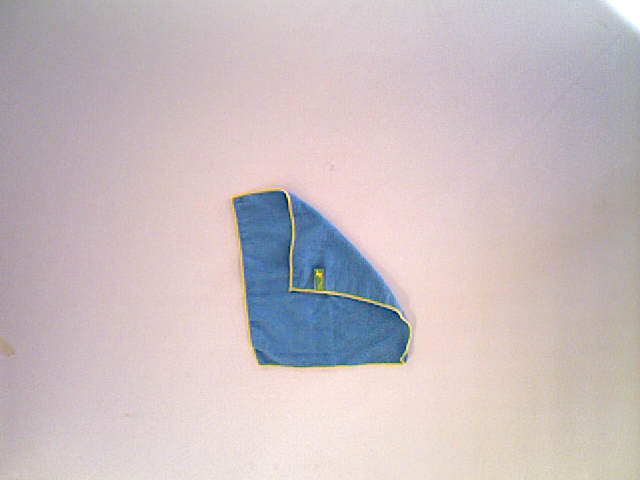
#> input picture data/20150625_2/dishcloth01_1_fold.ppm, 640 x 480 px
$ jupyter execute --allow-errors Algorithm.ipynb   (shell and % lines are left out)   (Python 2 division)   (older library calls are emulated)
#> lines starting #> are read from the running program, lines starting #| are printed output that depends on the picture; after the words box and inside, x2 and y2 are one past the last pixel; in counts of white or black regions, pixels touching at a corner belong together
### textiles/ClothContour.py
__author__ = 'def'

from LineTools import seg_intersects, seg_intersects_polygon, contour_to_segments
import LineTools

class ClothContour:

    def __init__(self, points):
        # Save contour points
        self.points = points
        self.n_points = len(points)

        # Generate segments:
        self.segments = contour_to_segments(points)
        # print self.segments

        # Generate midpoints:
        self.midpoints = [LineTools.midpoint(start, end) for start, end in self.segments]


    # [18 lines left out: functions get_candidate_paths, get_valid_paths, not called in this run]

### notebooks/Algorithm.ipynb
# Unfolding to fold: A Garment-Agnostic Process to Unfold Clothes

Folding clothes is a current trend in robotics.
Previously to folding clothes, they have to be unfolded. It is not
realistic to perform model-based unfolding, as every garment
has a different shape, size, color, texture, etc. In this paper we
present a garment-agnostic algorithm to unfold clothes that
works using 3D sensor information. The depth information
provided by the sensor is converted into a grayscale image. This
image is segmented using watershed algorithm. This algorithm
provide us with labeled regions, each having a different height.
In this labeled image, we assume that the highest height region
belongs to the fold. Starting on this region, and ending in the
garment border, tentative paths are created in several directions
to analyze the height profile. For each profile, a bumpiness value
is computed, and the lowest one is selected as the unfolding
direction. A final extension on this line is performed to create
a pick point on the fold border, and a place point outside the
garment. The proposed algorithm is tested with a small set of
clothes in different positions.

[cell 1]
# Load matplotlib
import matplotlib.pyplot as plt

# Load textiles module into this notebook
import sys
sys.path.insert(0, "..")

## Algorithm
### Garment data
The first step is to load the garment data. Both the depth information and the RGB image are gathered to be used throughout this algorithm.

[cell 2]
import cv2
import numpy as np

path_rgb = '../data/20150625_2/dishcloth01_1_fold.ppm'
path_depth = '../data/20150625_2/dishcloth01_1_fold.mat'

# Load rgb image
image = cv2.imread(path_rgb)
#> image is the input picture: shape (480, 640, 3); mean B, G, R 193, 189.8, 202.2

[cell 3]
plt.imshow(cv2.cvtColor(image, cv2.COLOR_BGR2RGB))

From this RGB image we will obtain the garment, using a HSV-based segmentation

[cell 4]
def get_coloured_item(image):
    # Convert to HSV color space
    image_hsv = cv2.cvtColor(image, cv2.COLOR_BGR2HSV)
#> image_hsv: shape (480, 640, 3); mean H, S, V 94.2, 31.3, 208.4

    # Threshold value and saturation (using Otsu for threshold selection)
    blur_s = cv2.GaussianBlur(image_hsv[:, :, 1],(5,5),0)
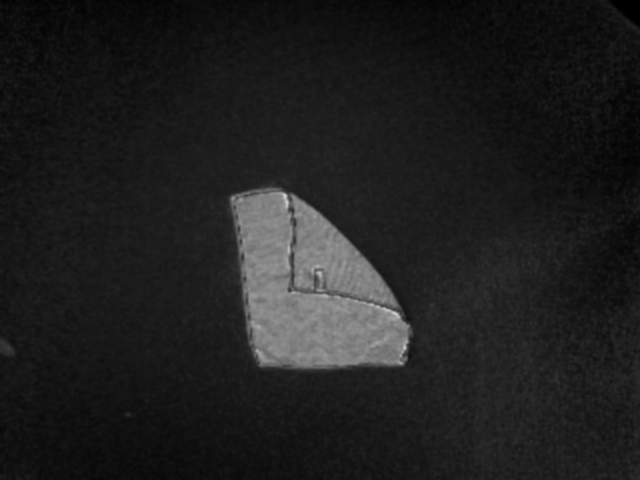
#> blur_s: shape (480, 640); min 0, max 213, mean 31.3
    ret, mask_s = cv2.threshold(blur_s, 0, 255, cv2.THRESH_BINARY + cv2.THRESH_OTSU)
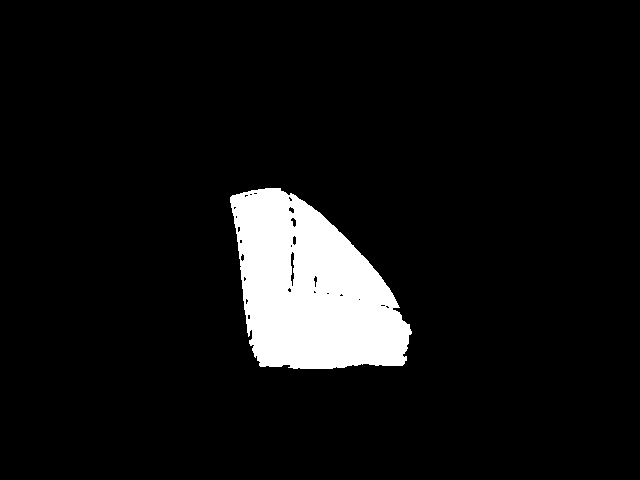
#> mask_s: shape (480, 640); 7.3% white; 1 white region, box (x1, y1, x2, y2) and area: (230, 188, 412, 369) 22486
#> ret = 75

    blur_v = cv2.GaussianBlur(image_hsv[:, :, 2],(5,5),0)
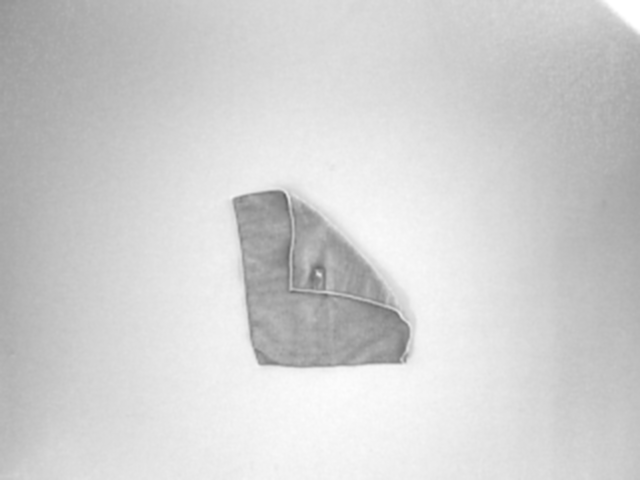
#> blur_v: shape (480, 640); min 95, max 255, mean 208.4
    ret, mask_v = cv2.threshold(blur_v, 0, 255, cv2.THRESH_BINARY_INV + cv2.THRESH_OTSU)
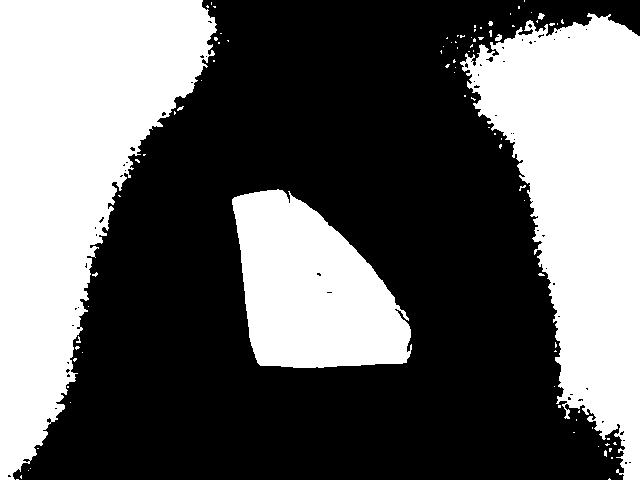
#> mask_v: shape (480, 640); 40.2% white; 89 white regions (84 under 20 px), largest, box (x1, y1, x2, y2) and area: (0, 0, 217, 480) 55065, (460, 13, 640, 480) 45733, (232, 189, 412, 368) 22163, (495, 34, 502, 41) 34, (538, 13, 545, 20) 31
#> ret = 204
    mask = cv2.bitwise_and(mask_s, mask_v)
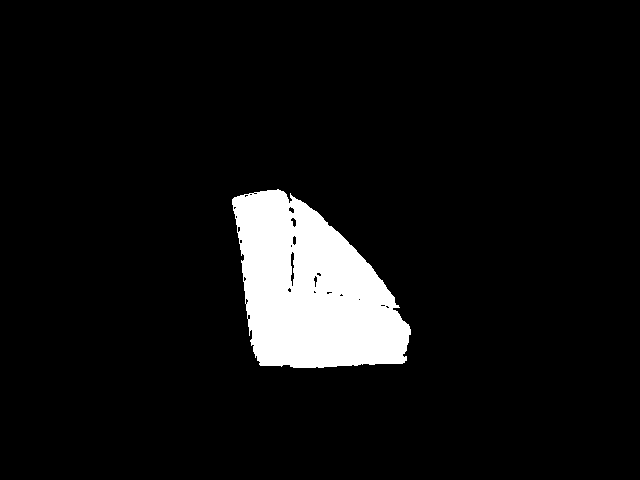
#> mask: shape (480, 640); 7.1% white; 1 white region, box (x1, y1, x2, y2) and area: (232, 189, 411, 368) 21715

    # Filter result using morphological operations (closing)
    kernel = np.ones((5,5),np.uint8)
    filtered_mask_close = cv2.morphologyEx(mask, cv2.MORPH_CLOSE, kernel, iterations=5)
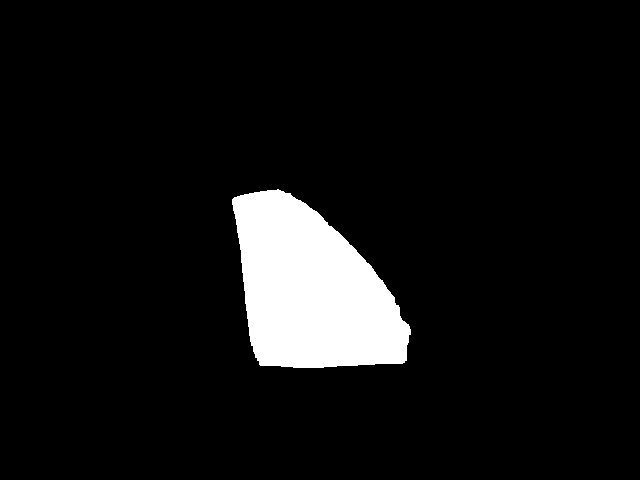
#> filtered_mask_close: shape (480, 640); 7.2% white; 1 white region, box (x1, y1, x2, y2) and area: (232, 189, 411, 368) 22093
    filtered_mask_open = cv2.morphologyEx(filtered_mask_close, cv2.MORPH_OPEN, kernel, iterations=8)
#> filtered_mask_open: shape (480, 640); 7.1% white; 1 white region

    return filtered_mask_open

[cell 5]
mask = get_coloured_item(image)
plt.imshow(mask)

From the garment mask, a simplified contour is extracted:

[cell 6]
def get_garment_contour(mask):
    # Get clothes contour:
    clothes_contours, dummy = cv2.findContours(mask.copy(), cv2.RETR_EXTERNAL, cv2.CHAIN_APPROX_SIMPLE)
#> clothes_contours = 1 contour; box (x1, y1, x2, y2) and area: (237, 193, 407, 367) 21570; dummy = [[-1, -1, -1, -1]]
    clothes_contour = clothes_contours[0]
#> clothes_contour = contour of 136 points, box (x1, y1, x2, y2) (237, 193, 407, 367), area 21570

   # Size filtering:
    maxArea = cv2.contourArea(clothes_contour)
#> maxArea = 21570
    for contour in clothes_contours[1:]:
        currentArea = cv2.contourArea(contour)
        if currentArea > maxArea:
            maxArea = currentArea
            clothes_contour = contour
#> this loop made 0 passes
#> after the loop, maxArea = 21570

    # Simplify contour:
    perimeter = cv2.arcLength(clothes_contour, True)
#> perimeter = 610.2
    approx = cv2.approxPolyDP(clothes_contour, 0.010 * perimeter, True)
#> approx = [[237, 196], [249, 335], [260, 365], [406, 360], [406, 323], [394, 297], [337, 231], [290, 193]]
    return approx

[cell 7]
approx = get_garment_contour(mask)

# Print clothes contour
contour_show = image.copy()
cv2.drawContours(contour_show, [approx], -1, (0, 0,255))
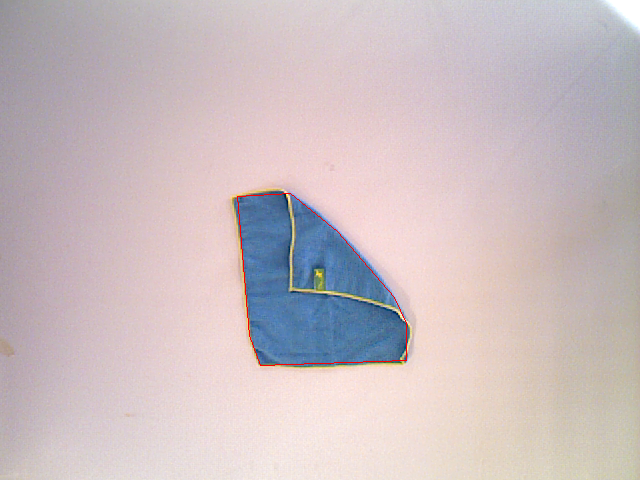
#> contour_show: shape (480, 640, 3); 0.18% of pixels changed, all inside (x1, y1, x2, y2) = (237, 193, 407, 366)
for point in approx:
    cv2.circle(contour_show, tuple(point[0]), 3, (0, 0, 255), 2)
#> this loop made 8 passes
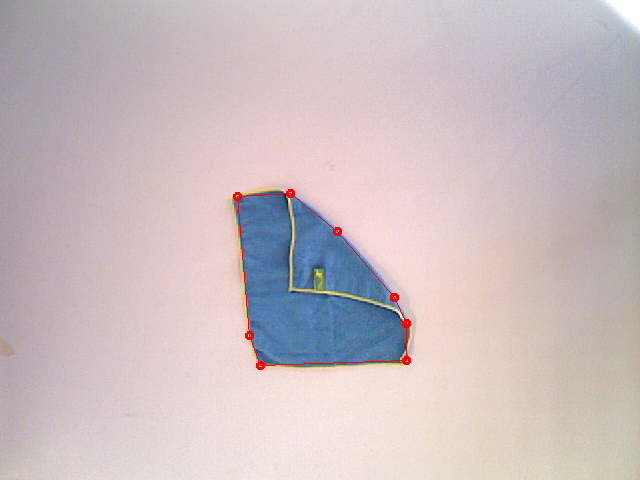
#> contour_show: shape (480, 640, 3); 0.14% of pixels changed, all inside (x1, y1, x2, y2) = (233, 189, 411, 370)
plt.imshow(cv2.cvtColor(contour_show, cv2.COLOR_BGR2RGB))

The obtained mask is applied then to the depth image, and the masked image is then normalized

[cell 8]
# [10 lines left out: function normalize_1Channel_image, not called in this run]

#> (a cell that did not finish here is left out)

#> (a cell that did not finish here is left out)

### Watershed segmentation
Bla, bla, bla

[cell 11]
from skimage.util import img_as_ubyte
from skimage.restoration import denoise_tv_chambolle
from skimage import exposure
from skimage.filters import rank
from skimage.morphology import watershed, disk
from scipy import ndimage as ndi

#> (the rest of this cell did not finish here and is left out)

#> (a cell that did not finish here is left out)

### Paths
The next step in our algorithm is to create a set of paths from the highest point in the garment to the midpoint of each contour segment. These paths are checked so that they are entirely located inside the garment, paths that go outside the garment contour are considered invalid.

First we average regions found with the watershed algorithm:

[cell 13]
from skimage.measure import moments
from skimage.measure import label, regionprops
import operator

# [19 lines left out: functions get_average_regions, get_highest_point_with_superpixels, not called in this run]

#> (a cell that did not finish here is left out)

[cell 15]
from textiles.ClothContour import ClothContour

# Get contour midpoints
#> (the rest of this cell did not finish here and is left out)

#> in __init__, `self.points = points`: self.points has the same summary as approx in get_garment_contour
#> in __init__, `self.n_points = len(points)`: self.n_points = 8

$ run again, with data/20150625_2/polo01_1_fold.ppm copied over data/20150625_2/dishcloth01_1_fold.ppm
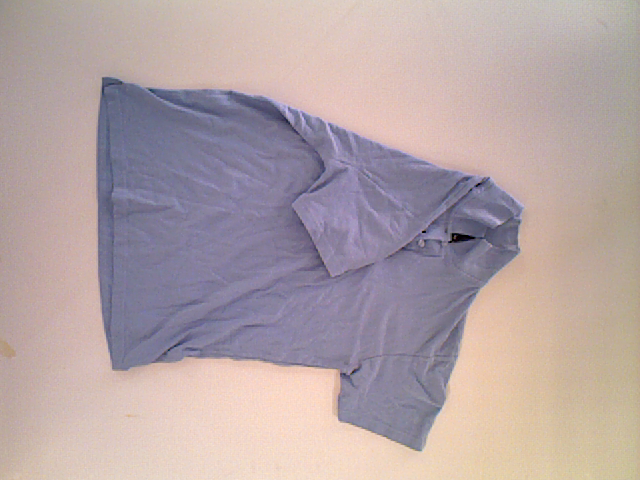
#> input picture data/20150625_2/polo01_1_fold.ppm, 640 x 480 px
#> image is the input picture: shape (480, 640, 3); mean B, G, R 165.5, 163.8, 179.6
#> image_hsv: shape (480, 640, 3); mean H, S, V 59.5, 42.5, 187.1
#> in get_coloured_item, `ret, mask_s = cv2.threshold(blur_s, 0, 255, cv2.THRESH_BINARY + cv2.TH..`:
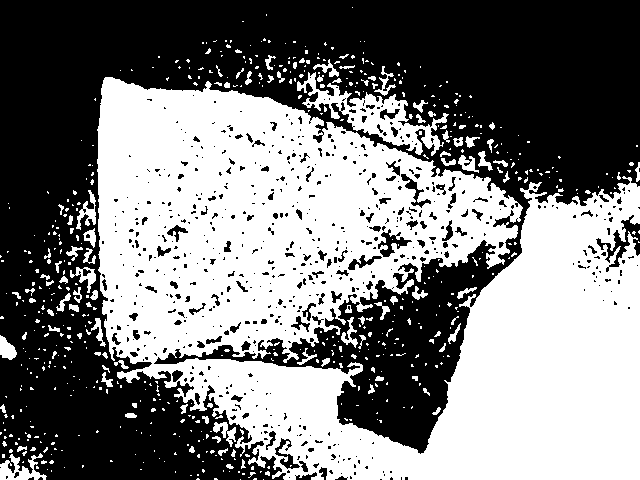
#> mask_s: shape (480, 640); 49.1% white; 604 white regions (503 under 20 px), largest, box (x1, y1, x2, y2) and area: (97, 77, 640, 480) 137975, (297, 72, 449, 156) 3428, (0, 453, 47, 480) 619
#> in get_coloured_item, `ret, mask_s = cv2.threshold(blur_s, 0, 255, cv2.THRESH_BINARY + cv2.TH..`: ret = 42
#> mask_v: shape (480, 640); 46.7% white; 40 white regions (32 under 20 px), largest, box (x1, y1, x2, y2) and area: (0, 0, 525, 451) 124403, (542, 0, 640, 335) 18789, (635, 339, 640, 353) 41
#> in get_coloured_item, `ret, mask_v = cv2.threshold(blur_v, 0, 255, cv2.THRESH_BINARY_INV + cv..`: ret = 185
#> mask: shape (480, 640); 26.2% white; 188 white regions (160 under 20 px), largest, box (x1, y1, x2, y2) and area: (97, 77, 523, 364) 73358, (581, 176, 640, 260) 2557, (605, 231, 640, 335) 1851
#> filtered_mask_close: shape (480, 640); 33.9% white; 13 white regions (7 under 20 px), largest, box (x1, y1, x2, y2) and area: (94, 70, 523, 436) 96525, (576, 145, 640, 357) 7110, (0, 316, 17, 360) 359, (0, 203, 10, 209) 56, (0, 251, 9, 262) 53, (0, 292, 19, 304) 48
#> filtered_mask_open: shape (480, 640); 32.5% white; 2 white regions
#> clothes_contours = 2 contours; box (x1, y1, x2, y2) and area: (98, 84, 517, 424) 92724, (582, 172, 640, 319) 6364; dummy = [[1, -1, -1, -1], [-1, 0, -1, -1]]
#> in get_garment_contour, `clothes_contour = clothes_contours[0]`: clothes_contour = contour of 38 points, box (x1, y1, x2, y2) (582, 172, 640, 319), area 6364
#> in get_garment_contour, `maxArea = cv2.contourArea(clothes_contour)`: maxArea = 6363.5
#> the loop in get_garment_contour, `for contour in clothes_contours[1:]:` made 1 pass
#> (currentArea, maxArea) on pass 1: (92724, 92724)
#> after the loop in get_garment_contour, `for contour in clothes_contours[1:]:`: clothes_contour = contour of 260 points, box (x1, y1, x2, y2) (98, 84, 517, 424), area 92724; maxArea = 92724
#> perimeter = 1475.4
#> in get_garment_contour, `approx = cv2.approxPolyDP(clothes_contour, 0.010 * perimeter, True)`: approx = contour of 14 points, box (x1, y1, x2, y2) (102, 84, 517, 424), area 92457
#> the loop `for point in approx:` made 14 passes
#> point on passes 1 to 8: [[102, 84]], [[114, 363]], [[327, 366]], [[339, 419]], [[381, 423]], [[381, 356]], [[403, 355]], [[403, 329]]
#> after the loop `for point in approx:`:
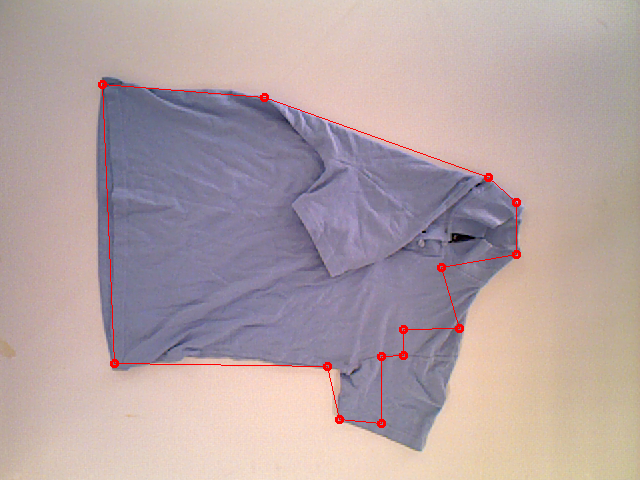
#> contour_show: shape (480, 640, 3); mean B, G, R 164.5, 162.8, 180.4
#> self.points has the same summary as approx in get_garment_contour
#> self.n_points = 14

$ run again, with data/20150625_2/polo01_2_fold.ppm copied over data/20150625_2/dishcloth01_1_fold.ppm
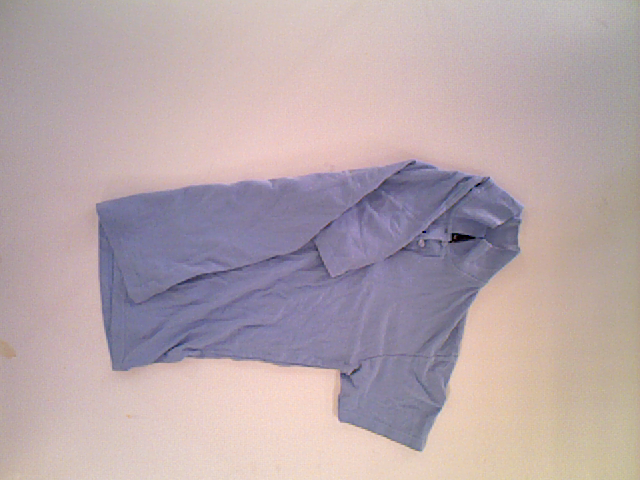
#> input picture data/20150625_2/polo01_2_fold.ppm, 640 x 480 px
#> image is the input picture: shape (480, 640, 3); mean B, G, R 171, 166.9, 183.3
#> image_hsv: shape (480, 640, 3); mean H, S, V 73.3, 38.7, 190.2
#> in get_coloured_item, `ret, mask_s = cv2.threshold(blur_s, 0, 255, cv2.THRESH_BINARY + cv2.TH..`:
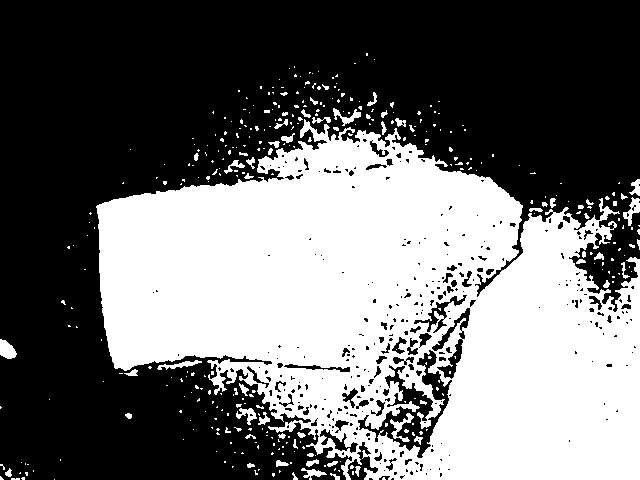
#> mask_s: shape (480, 640); 43.1% white; 367 white regions (306 under 20 px), largest, box (x1, y1, x2, y2) and area: (96, 119, 640, 480) 127244, (0, 339, 17, 359) 233, (390, 413, 414, 442) 219
#> in get_coloured_item, `ret, mask_s = cv2.threshold(blur_s, 0, 255, cv2.THRESH_BINARY + cv2.TH..`: ret = 40
#> mask_v: shape (480, 640); 44.2% white; 53 white regions (47 under 20 px), largest, box (x1, y1, x2, y2) and area: (89, 159, 527, 452) 81039, (514, 0, 640, 390) 27835, (0, 0, 140, 462) 26606, (599, 344, 605, 354) 32, (107, 82, 116, 88) 29, (131, 43, 138, 48) 23
#> in get_coloured_item, `ret, mask_v = cv2.threshold(blur_v, 0, 255, cv2.THRESH_BINARY_INV + cv..`: ret = 187
#> mask: shape (480, 640); 25.6% white; 96 white regions (71 under 20 px), largest, box (x1, y1, x2, y2) and area: (96, 159, 523, 430) 73174, (588, 257, 640, 390) 2708, (563, 198, 620, 259) 1184
#> filtered_mask_close: shape (480, 640); 29.2% white; 4 white regions (1 under 20 px), largest, box (x1, y1, x2, y2) and area: (90, 159, 525, 451) 79394, (563, 179, 640, 400) 10023, (0, 339, 17, 359) 249
#> filtered_mask_open: shape (480, 640); 28.7% white; 2 white regions
#> clothes_contours = 2 contours; box (x1, y1, x2, y2) and area: (99, 163, 518, 439) 78124, (566, 182, 640, 356) 9306; dummy = [[1, -1, -1, -1], [-1, 0, -1, -1]]
#> in get_garment_contour, `clothes_contour = clothes_contours[0]`: clothes_contour = contour of 54 points, box (x1, y1, x2, y2) (566, 182, 640, 356), area 9306
#> in get_garment_contour, `maxArea = cv2.contourArea(clothes_contour)`: maxArea = 9306
#> the loop in get_garment_contour, `for contour in clothes_contours[1:]:` made 1 pass
#> (currentArea, maxArea) on pass 1: (78123.5, 78123.5)
#> after the loop in get_garment_contour, `for contour in clothes_contours[1:]:`: clothes_contour = contour of 294 points, box (x1, y1, x2, y2) (99, 163, 518, 439), area 78124; maxArea = 78123.5
#> perimeter = 1294.3
#> in get_garment_contour, `approx = cv2.approxPolyDP(clothes_contour, 0.010 * perimeter, True)`: approx = contour of 9 points, box (x1, y1, x2, y2) (104, 163, 518, 439), area 75874
#> the loop `for point in approx:` made 9 passes
#> point on passes 1 to 8: [[517, 203]], [[426, 163]], [[104, 202]], [[112, 361]], [[333, 367]], [[339, 419]], [[422, 438]], [[465, 309]]
#> after the loop `for point in approx:`:
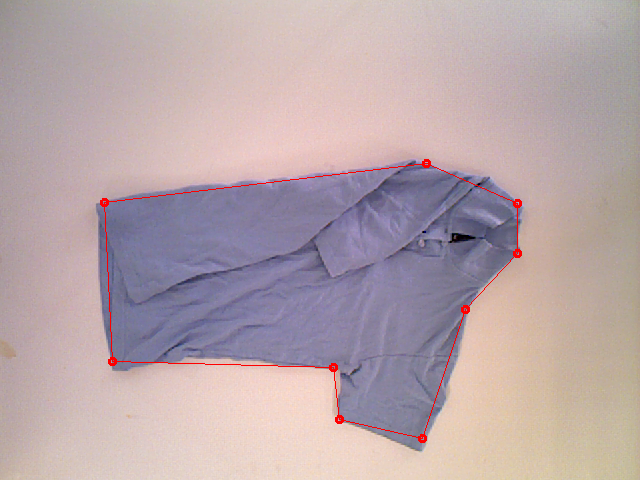
#> contour_show: shape (480, 640, 3); mean B, G, R 170.2, 166.2, 183.9
#> self.points has the same summary as approx in get_garment_contour
#> self.n_points = 9
